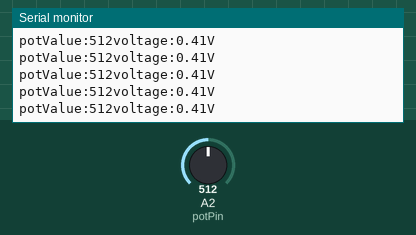
This sketch was run on a simulated Arduino Uno, built with avr-gcc and run on an emulated ATmega328P. Shown: the last lines printed to the serial monitor. The test bench sets the inputs (shaded band); at power-on: A2 (potPin) = 512.

Above: at 1.2 s.
1.3 s: A2 (potPin) set to 716
At 1.34 s:
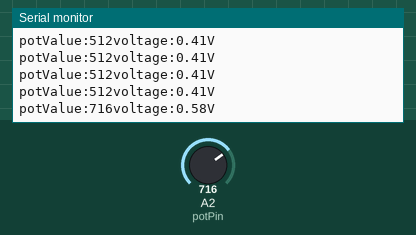
2.8 s: A2 (potPin) set to 900
At 2.81 s:
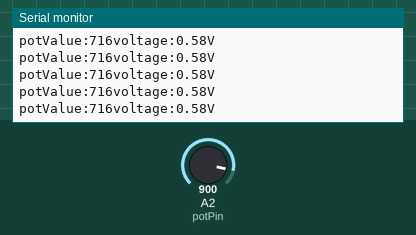
Timing chart, 0 to 5.8 s (numbered marks = the images above; inputs shaded):
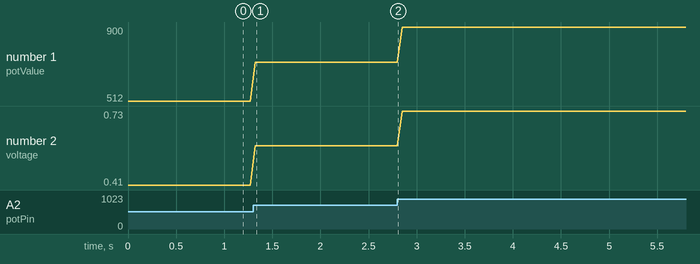

Measured:
- after the input at 1.3 s, the serial monitor: prints a new line at once (image 1)
- plotted number 1: 512 → 716 after the input at 1.3 s, 716 → 900 after the input at 2.8 s
- plotted number 2: 0.41 → 0.58 after the input at 1.3 s, 0.58 → 0.73 after the input at 2.8 s

The sketch:

sketch_jun30a.ino
```cpp
const int potPin = 2;

int potValue;
float voltage =0;

void setup() {
  Serial.begin(115200);// put your setup code here, to run once:
}


void loop() {
  potValue = analogRead(potPin);
  voltage = (3.3/4095.0)*potValue;
  Serial.print("potValue:");
  Serial.print(potValue);

  Serial.print("voltage:");
  Serial.print(voltage);
  Serial.println("V");
  delay(50);
}
  // put your main code here, to run repeatedly:
```
